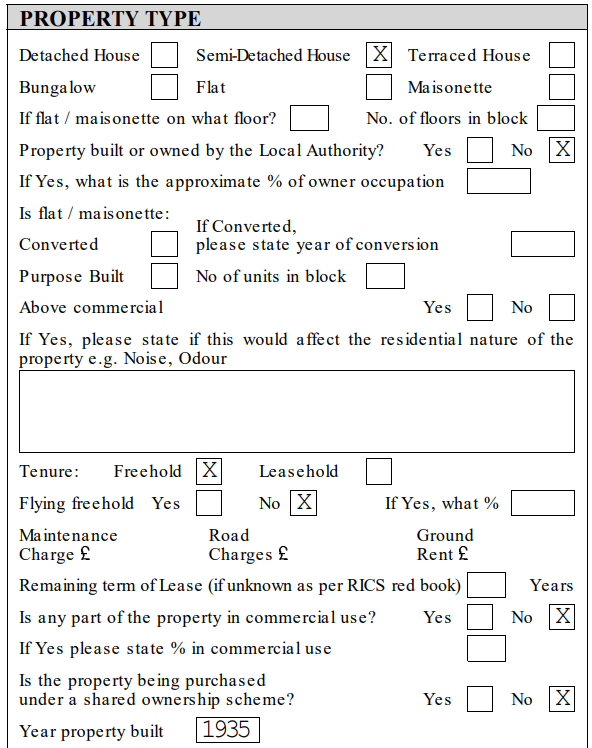
#> input picture single_image_data/img_single.png, 592 x 748 px, found by its file name
$ jupyter execute --allow-errors overfitting_single_image_dbnet.ipynb   (shell and % lines are left out)
#> lines starting #> are read from the running program, lines starting #| are printed output that depends on the picture
[cell 1]
# from google.colab import drive
# drive.mount('/content/drive')


import torch
import torch.nn as nn
import torch.nn.functional as F
from torch.utils.data import Dataset, DataLoader
import cv2
import numpy as np
import matplotlib.pyplot as plt
import matplotlib.patches as patches
from matplotlib.colors import LinearSegmentedColormap
from pathlib import Path
from shapely.geometry import Polygon
import pyclipper
import json
import random

[cell 2]
# ============== DETERMINISTIC SEED ==============
SEED = 42
random.seed(SEED)
np.random.seed(SEED)
torch.manual_seed(SEED)
#> (this line was passed over: torch is not available in this run)
torch.cuda.manual_seed(SEED)
#> (this line was passed over: torch is not available in this run)
torch.cuda.manual_seed_all(SEED)
#> (this line was passed over: torch is not available in this run)
torch.backends.cudnn.deterministic = True
torch.backends.cudnn.benchmark = False
print(f"✓ Random seed set to {SEED} (fully deterministic)")

#> (the rest of this cell did not finish here and is left out)

[cell 3]
# Path to your single image data
DATA_DIR = Path('/content/drive/MyDrive/Colab Notebooks/train-ocr-model')
SINGLE_IMAGE_DIR = DATA_DIR / 'single_image_data'

image_path = SINGLE_IMAGE_DIR / 'img_single.png'
json_path = SINGLE_IMAGE_DIR / 'img_single.json'

# Read image
original_image = cv2.imread(str(image_path))
#> original_image is the input picture: shape (748, 592, 3); mean B, G, R 238.4, 238.4, 238.4
original_image = cv2.cvtColor(original_image, cv2.COLOR_BGR2RGB)
H, W, C = original_image.shape
#> H = 748; W = 592; C = 3

print(f"{'='*60}")
print(f"IMAGE LOADED: img_single.png")
print(f"{'='*60}")
print(f"  Shape: {original_image.shape}  →  (Height={H}, Width={W}, Channels={C})")
#|   Shape: (748, 592, 3)  →  (Height=748, Width=592, Channels=3)
print(f"  Dtype: {original_image.dtype}")
#|   Dtype: uint8
print(f"  Pixel range: [{original_image.min()}, {original_image.max()}]")
#|   Pixel range: [0, 255]

# Parse Label Studio JSON
with open(json_path, 'r', encoding='utf-8') as f:
#> (reads single_image_data/img_single.json from the repository)
    label_studio_data = json.load(f)

# Extract polygon annotations
# Label Studio stores points as percentages (0-100) of image width/height
annotations = label_studio_data[0]['annotations'][0]['result']

polygons = []
texts = []

# Label Studio has paired results: 'polygon' type and 'textarea' type with same id
poly_dict = {}   # id -> polygon points
text_dict = {}   # id -> text

for ann in annotations:
    ann_id = ann['id']
    ann_type = ann['type']

    if ann_type == 'polygon':
        # Convert percentage points to pixel coordinates
        points_pct = ann['value']['points']  # [[x%, y%], [x%, y%], ...]
        points_px = []
        for px, py in points_pct:
            x = int(px * W / 100.0)
            y = int(py * H / 100.0)
            points_px.append([x, y])
        poly_dict[ann_id] = np.array(points_px, dtype=np.int32)

    elif ann_type == 'textarea':
        text_val = ann['value'].get('text', [''])
        text_dict[ann_id] = text_val[0] if text_val else ''

# Merge polygons with their text
for ann_id, poly in poly_dict.items():
    polygons.append(poly)
    texts.append(text_dict.get(ann_id, ''))

# No ignore flags for this custom data (all valid)
ignore_flags = [False] * len(polygons)

print(f"\n  Total text regions: {len(polygons)}")
#|   Total text regions: 49
print(f"\n  First 10 annotations:")
for i in range(min(10, len(polygons))):
    poly = polygons[i]
    text = texts[i]
    print(f"    [{i:2d}] Text: '{text}' | Box: {poly.tolist()}")

if len(polygons) > 10:
    print(f"    ... and {len(polygons) - 10} more")
#> (printed output is left out)

[cell 4]
fig, axes = plt.subplots(1, 3, figsize=(20, 8))

# 1. Original image
axes[0].imshow(original_image)
axes[0].set_title(f'Original Image\n{W}×{H}', fontsize=12)
axes[0].axis('off')

# 2. Image with ALL boxes
img_all = original_image.copy()
for poly, text in zip(polygons, texts):
    cv2.polylines(img_all, [poly], True, (0, 255, 0), 2)
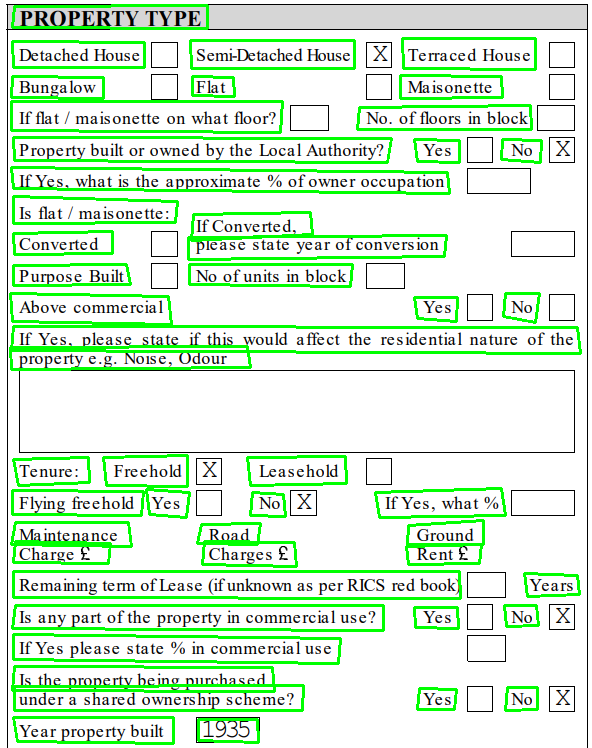
#> img_all: shape (748, 592, 3); mean R, G, B 210, 238.8, 209.9

axes[1].imshow(img_all)
axes[1].set_title(f'All Annotations ({len(polygons)} regions)\nGreen boxes', fontsize=12)
axes[1].axis('off')

# 3. Numbered boxes for reference
img_num = original_image.copy()
for i, (poly, text) in enumerate(zip(polygons, texts)):
    cv2.polylines(img_num, [poly], True, (0, 255, 0), 1)
    cx = int(poly[:, 0].mean())
    cy = int(poly[:, 1].mean())
    cv2.putText(img_num, str(i), (cx-5, cy+5),
                cv2.FONT_HERSHEY_SIMPLEX, 0.3, (255, 0, 0), 1)
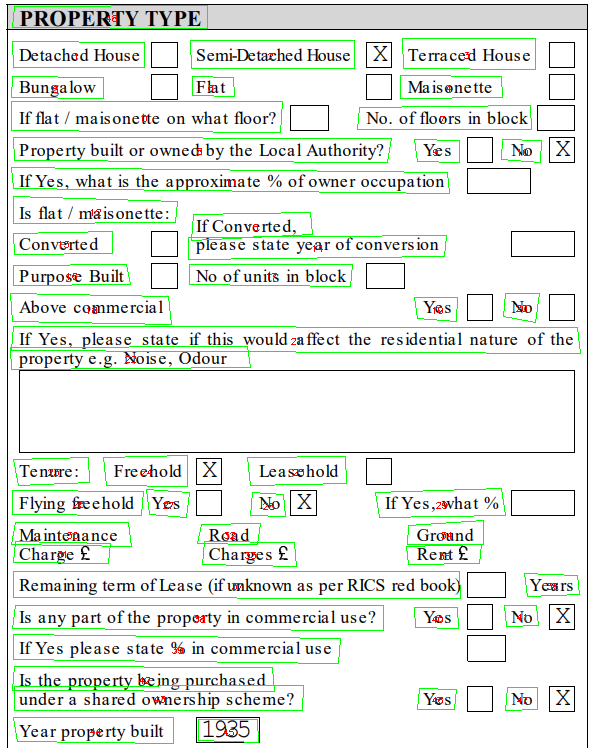
#> img_num: shape (748, 592, 3); mean R, G, B 229, 238, 228.2

axes[2].imshow(img_num)
axes[2].set_title(f'Numbered Regions\nFor reference', fontsize=12)
axes[2].axis('off')

plt.suptitle('GROUND TRUTH ANNOTATIONS (from Label Studio)', fontsize=14, fontweight='bold')
plt.tight_layout()
plt.show()
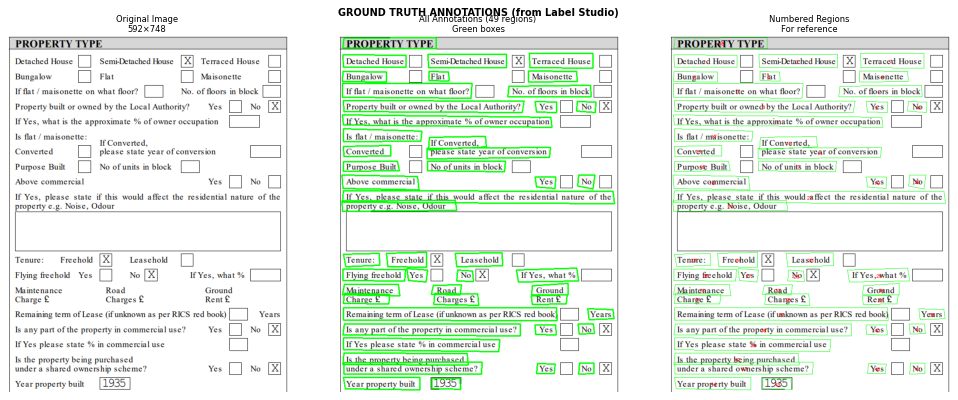
#> figure drawn by matplotlib, 3 panels

[cell 5]
def shrink_polygon(polygon, shrink_ratio=0.4):
    """Shrink polygon inward. Creates the 'inner boundary' for probability map."""
    poly = Polygon(polygon)
    area = poly.area
    perimeter = poly.length

    if area < 1 or perimeter < 1:
        return None

    shrink_distance = area * (1 - shrink_ratio ** 2) / perimeter

    pco = pyclipper.PyclipperOffset()
    pco.AddPath(polygon.astype(np.int64).tolist(),
                pyclipper.JT_ROUND, pyclipper.ET_CLOSEDPOLYGON)

    shrunk = pco.Execute(-shrink_distance)

    if len(shrunk) == 0:
        return None
    return np.array(shrunk[0])


# Visualize shrinking for first 5 polygons
num_show = min(5, len(polygons))
#> num_show = 5
fig, axes = plt.subplots(1, num_show, figsize=(5*num_show, 5))
if num_show == 1:
    axes = [axes]

#> (the rest of this cell did not finish here and is left out)

[cell 6]
IMG_SIZE = 640

# Resize image
image_resized = cv2.resize(original_image, (IMG_SIZE, IMG_SIZE))
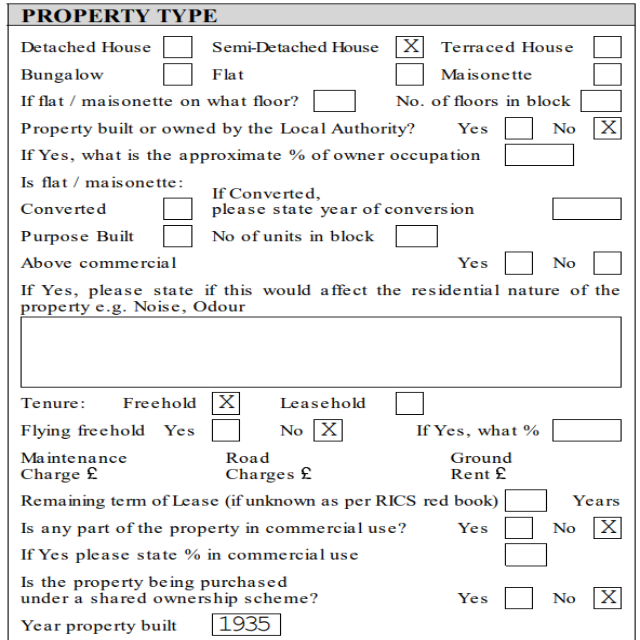
#> image_resized: shape (640, 640, 3); mean R, G, B 238.4, 238.4, 238.4
scale_x = IMG_SIZE / W
#> scale_x = 1.08
scale_y = IMG_SIZE / H
#> scale_y = 0.856

# Scale polygons
scaled_polygons = []
for poly in polygons:
    sp = poly.copy().astype(np.float32)
    sp[:, 0] *= scale_x
    sp[:, 1] *= scale_y
    scaled_polygons.append(sp)

# Generate probability map
prob_map = np.zeros((IMG_SIZE, IMG_SIZE), dtype=np.float32)
ignore_map = np.zeros((IMG_SIZE, IMG_SIZE), dtype=np.float32)

#> (the rest of this cell did not finish here and is left out)

[cell 7]
class BasicBlock(nn.Module):
    # [16 lines left out: functions __init__, forward, not called in this run]


class ResNet18Backbone(nn.Module):
    def __init__(self):
        super().__init__()
        self.conv1 = nn.Conv2d(3, 64, 7, stride=2, padding=3, bias=False)
        self.bn1 = nn.BatchNorm2d(64)
        self.relu = nn.ReLU(inplace=True)
        self.maxpool = nn.MaxPool2d(3, stride=2, padding=1)

        self.layer1 = self._make_layer(64, 64, 2, 1)
        self.layer2 = self._make_layer(64, 128, 2, 2)
        self.layer3 = self._make_layer(128, 256, 2, 2)
        self.layer4 = self._make_layer(256, 512, 2, 2)
        self.out_channels = [64, 128, 256, 512]

    # [20 lines left out: functions _make_layer, forward, not called in this run]


class FPN(nn.Module):
    # [18 lines left out: functions __init__, forward, not called in this run]


class DBNetHead(nn.Module):
    # [20 lines left out: functions __init__, forward, not called in this run]


class DBNet(nn.Module):
    def __init__(self, k=50):
        super().__init__()
        self.backbone = ResNet18Backbone()
        self.fpn = FPN(self.backbone.out_channels, 256)
        self.head = DBNetHead(256, k)

    # [4 lines left out: function forward, not called in this run]

#> (the rest of this cell did not finish here and is left out)

[cell 8]
print(f"{'='*70}")
print(f"DIMENSION TRACE: Watching data flow through DBNet")
print(f"{'='*70}")

img_tensor = image_resized.astype(np.float32) / 255.0
#> (the rest of this cell did not finish here and is left out)
